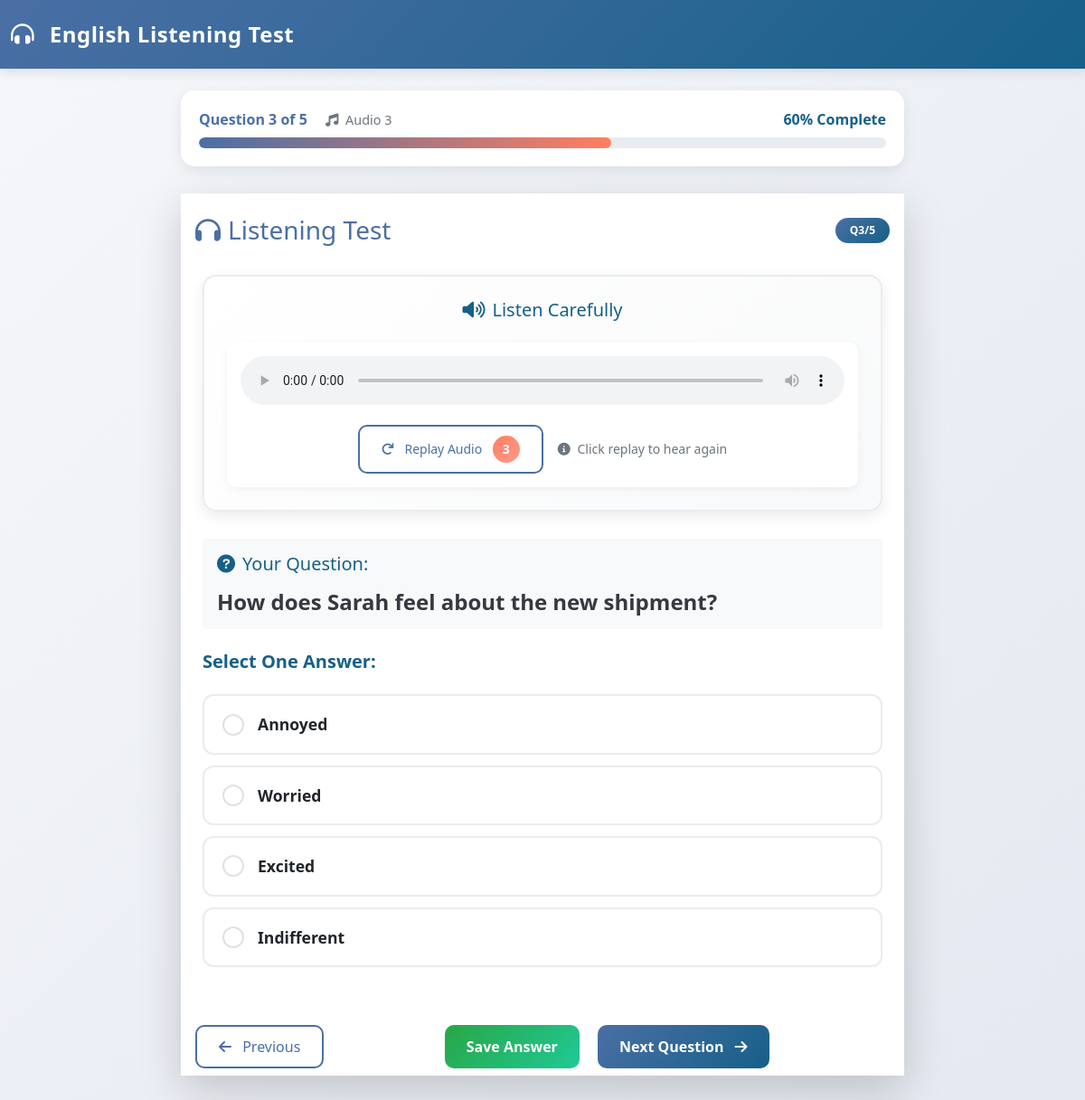
/listening/test/1/question/3/ (signed in), run on the app's committed database.
### listening/models.py (models this page shows, shortened)
class AudioQuestion(models.Model):
    test = models.ForeignKey(ListeningTest, on_delete=models.CASCADE, related_name='questions')
    order = models.IntegerField(default=1)  # Order in test (1-5)
    audio_filename = models.CharField(max_length=200, help_text="Name of audio file in static folder")
    transcript = models.TextField(help_text="Full text of what's spoken in audio")
    question_text = models.TextField()
    explanation = models.TextField(blank=True, help_text="Explanation shown after test")

class AnswerOption(models.Model):
    question = models.ForeignKey(AudioQuestion, on_delete=models.CASCADE, related_name='options')
    text = models.CharField(max_length=500)
    is_correct = models.BooleanField(default=False)

### listening/views.py (the view)
@login_required(login_url='home_page:login')
def test_question(request, test_id, question_number):
    test = get_object_or_404(ListeningTest, id=test_id, is_active=True)
    try:
        question = AudioQuestion.objects.get(test=test, order=question_number)
    except AudioQuestion.DoesNotExist:
        return redirect('listening:test_home')
    total_questions = test.questions.count()
    progress_percentage = int((question_number / total_questions) * 100)
    session_key = get_session_key(request)
    previous_response = UserResponse.objects.filter(
        session_key=session_key,
        question=question
    ).first()
    next_question = question_number + 1 if question_number < total_questions else None
    prev_question = question_number - 1 if question_number > 1 else None
    context = {
        'test': test,
        'question': question,
        'question_number': question_number,
        'total_questions': total_questions,
        'progress_percentage': progress_percentage,
        'next_question': next_question,
        'prev_question': prev_question,
        'selected_option': previous_response.selected_option_id if previous_response else None,
    }
    return render(request, 'listening/test_question.html', context)

### listening/views.py (called while the page is built)
def get_session_key(request):
    if not request.session.session_key:
        request.session.create()
    return request.session.session_key

### listening/templates/listening/test_question.html (shortened to what this page needs)
{% extends 'listening/base.html' %}
{% load static %}
{% block content %}
<div class="test-container">
<div class="progress-container">
    <div class="d-flex justify-content-between mb-2">
        <div>
            <span class="fw-bold" style="color: var(--primary-color);">
                Question {{ question_number }} of {{ total_questions }}
            </span>
            <span class="audio-info ms-3">
                <i class="fas fa-music me-1"></i>
                Audio {{ question_number }}
            </span>
        </div>
        <span class="fw-bold" style="color: var(--secondary-color);">
            {{ progress_percentage }}% Complete
        </span>
    </div>
    <div class="progress">
        <div class="progress-bar" role="progressbar"
             style="width: {{ progress_percentage }}%"
             aria-valuenow="{{ progress_percentage }}"
             aria-valuemin="0"
             aria-valuemax="100">
        </div>
    </div>
</div>
    <div class="card border-0 shadow-lg">
        <div class="card-header bg-white border-0 pt-4">
            <div class="d-flex justify-content-between align-items-center">
                <h3 class="mb-0" style="color: var(--primary-color);">
                    <i class="fas fa-headphones me-2"></i>Listening Test
                </h3>
                <div class="badge rounded-pill px-3 py-2"
                     style="background: linear-gradient(135deg, var(--primary-color), var(--secondary-color)); color: white;">
                    Q{{ question_number }}/{{ total_questions }}
                </div>
            </div>
        </div>
        <div class="card-body p-4">
            <div class="audio-player-container">
                <h5 class="text-center mb-4" style="color: var(--secondary-color);">
                    <i class="fas fa-volume-up me-2"></i>Listen Carefully
                </h5>
                <div class="audio-controls">
                    <audio id="audioPlayer" controls class="w-100">
                        <source src="{% static 'listening/audio/' %}{{ question.audio_filename }}" type="audio/mpeg">
                    </audio>
                    <div class="d-flex justify-content-center align-items-center mt-3">
                        <button id="replayBtn" class="btn btn-outline-primary btn-sm px-4">
                            <i class="fas fa-redo me-2"></i> Replay Audio
                            <span class="replay-counter ms-2">3</span>
                        </button>
                        <span class="text-muted small ms-3">
                            <i class="fas fa-info-circle me-1"></i>
                            Click replay to hear again
                        </span>
                    </div>
                </div>
            </div>
            <div class="question-section mb-4">
                <div class="card bg-light border-0">
                    <div class="card-body">
                        <h5 class="card-title mb-3" style="color: var(--secondary-color);">
                            <i class="fas fa-question-circle me-2"></i>Your Question:
                        </h5>
                        <h4 class="fw-bold mb-0" style="color: var(--dark-color);">
                            {{ question.question_text }}
                        </h4>
                    </div>
                </div>
            </div>
            <div class="options-section mb-4">
                <h5 class="mb-4" style="color: var(--secondary-color);">
                    <b>Select One Answer:<b>
                </h5>
                <form id="answerForm" data-question-id="{{ question.id }}">
                    <div class="options-list">
                        {% for option in question.options.all %}
                        <div class="option-item {% if selected_option == option.id %}selected{% endif %}"
                             data-option-id="{{ option.id }}">
                            <div class="d-flex align-items-center">
                                <div class="checkmark">
                                </div>
                                <div class="flex-grow-1">
                                    <span class="fw-bold">{{ option.text }}</span>
                                </div>
                            </div>
                        </div>
                        {% endfor %}
                    </div>
                </form>
            </div>
        </div>
        <div class="card-footer bg-white border-0 pt-3">
            <div class="d-flex justify-content-between">
                {% if prev_question %}
                <a href="{% url 'listening:test_question' test.id prev_question %}"
                   class="btn btn-outline-primary px-4">
                    <i class="fas fa-arrow-left me-2"></i> Previous
                </a>
                {% else %}
                <div></div>
                {% endif %}
                <div>
                    <button id="saveBtn" class="btn btn-success px-4 me-3">
                        <b> Save Answer <b>
                    </button>
                    {% if next_question %}
                    <a href="{% url 'listening:test_question' test.id next_question %}"
                       class="btn btn-primary px-4">
                        Next Question <i class="fas fa-arrow-right ms-2"></i>
                    </a>
                    {% endif %}
                </div>
            </div>
        </div>
    </div>
</div>
{% endblock %}

### listening/static/listening/css/styles.css (style rules this page uses)
:root { --primary-color: #4a6fa5; --secondary-color: #166088; --accent-color: #ff7e5f; --success-color: #28a745; --warning-color: #ffc107; --danger-color: #dc3545; --light-color: #f8f9fa; --dark-color: #343a40; --gray-color: #6c757d; }
body { background: linear-gradient(135deg, #f5f7fa 0%, #c3cfe2 100%); font-family: 'Segoe UI', Tahoma, Geneva, Verdana, sans-serif; min-height: 100vh; }
.test-container { max-width: 800px; margin: 0 auto; }
.audio-player-container { background: linear-gradient(135deg, #ffffff, #f8f9fa); border-radius: 15px; padding: 25px; box-shadow: 0 5px 15px rgba(0,0,0,0.08); border: 2px solid #e9ecef; margin-bottom: 30px; }
.audio-controls { background: white; border-radius: 10px; padding: 15px; box-shadow: 0 3px 10px rgba(0,0,0,0.05); }
.option-item { border: 2px solid #e9ecef; border-radius: 12px; padding: 18px 20px; margin-bottom: 12px; cursor: pointer; transition: all 0.3s ease; background: white; font-weight: 500; font-size: 1.1rem; }
.option-item .checkmark { width: 24px; height: 24px; border-radius: 50%; border: 2px solid #dee2e6; display: flex; align-items: center; justify-content: center; margin-right: 15px; transition: all 0.3s ease; }
.btn-primary { background: linear-gradient(135deg, var(--primary-color), var(--secondary-color)); border: none; border-radius: 10px; padding: 12px 30px; font-weight: 600; transition: all 0.3s ease; }
.btn-success { background: linear-gradient(135deg, #28a745, #20c997); border: none; border-radius: 10px; padding: 12px 30px; font-weight: 600; }
.btn-outline-primary { border: 2px solid var(--primary-color); color: var(--primary-color); border-radius: 10px; padding: 10px 25px; font-weight: 500; }
.progress-container { background: white; border-radius: 15px; padding: 20px; box-shadow: 0 5px 15px rgba(0,0,0,0.08); margin-bottom: 30px; }
.progress { height: 12px; border-radius: 6px; background-color: #e9ecef; overflow: hidden; }
.progress-bar { background: linear-gradient(90deg, var(--primary-color), var(--accent-color)); border-radius: 6px; transition: width 0.5s ease; }

### listening/templates/listening/test_question.html (style rules this page uses)
.replay-counter { display: inline-block; background: linear-gradient(135deg, var(--accent-color), #ff9a8b); color: white; border-radius: 50%; width: 30px; height: 30px; text-align: center; line-height: 30px; font-size: 14px; font-weight: bold; }
.audio-info { color: var(--gray-color); font-size: 0.9rem; }

### listening/templates/listening/base.html (style rules this page uses)
:root { --primary-color: #4a6fa5; --secondary-color: #166088; --accent-color: #ff7e5f; --success-color: #28a745; --warning-color: #ffc107; --danger-color: #dc3545; --light-color: #f8f9fa; --dark-color: #343a40; --gray-color: #6c757d; }
body { background: linear-gradient(135deg, #f5f7fa 0%, #e4e8f0 100%); font-family: 'Segoe UI', Tahoma, Geneva, Verdana, sans-serif; min-height: 100vh; }

### data on the page
AudioQuestion: question_text "How does Sarah feel about the new shipment?"
AnswerOption: text "Annoyed"
AnswerOption: text "Worried"
AnswerOption: text "Excited"
AnswerOption: text "Indifferent"

### other printed values
{{ question_number }} "3"
{{ total_questions }} "5"
{{ progress_percentage }} "60"
